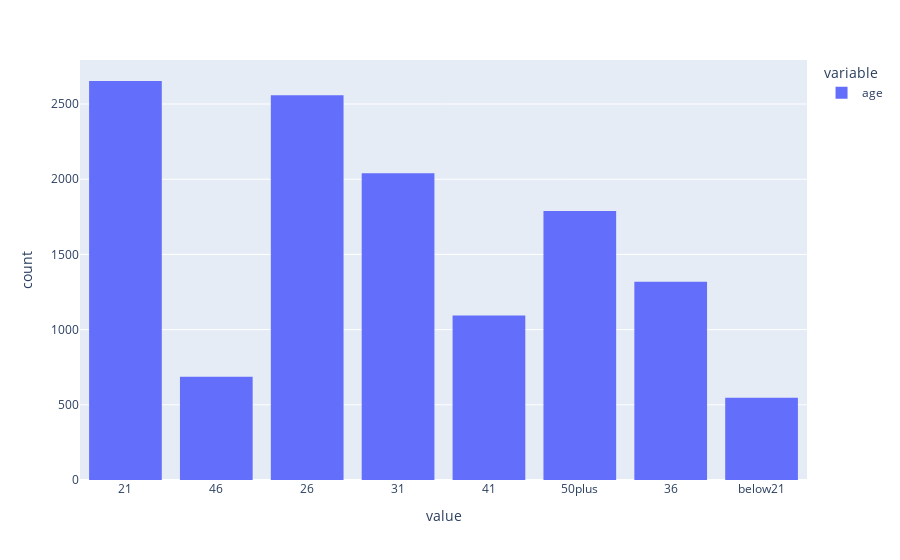

The cell this chart's notebook holds for it:
### Markdown cell above
4. Compare the acceptance rate between drivers who go to a bar more than once a month and are over the age of 25 to the all others.  Is there a difference?

### Code cell
fig = px.histogram(data['age'])
fig.show()
fig.write_image("images/bar_coupon_hist2.png")

### Figure 1 — Plotly figure (JSON) as saved in the notebook; plotly's stock layout.template omitted (floating-point values rounded to 4 significant figures; data arrays with more than 128 entries replaced by an {"elided": "..."} marker saying what was removed)
{"data": [{"alignmentgroup": "True", "bingroup": "x", "hovertemplate": "variable=age<br>value=%{x}<br>count=%{y}<extra></extra>", "legendgroup": "age", "marker": {"color": "#636efa", "pattern": {"shape": ""}}, "name": "age", "offsetgroup": "age", "orientation": "v", "showlegend": true, "type": "histogram", "x": {"elided": "12684 str values"}, "xaxis": "x", "yaxis": "y"}], "layout": {"barmode": "relative", "legend": {"title": {"text": "variable"}, "tracegroupgap": 0}, "margin": {"t": 60}, "xaxis": {"anchor": "y", "domain": [0, 1], "title": {"text": "value"}}, "yaxis": {"anchor": "x", "domain": [0, 1], "title": {"text": "count"}}}}
